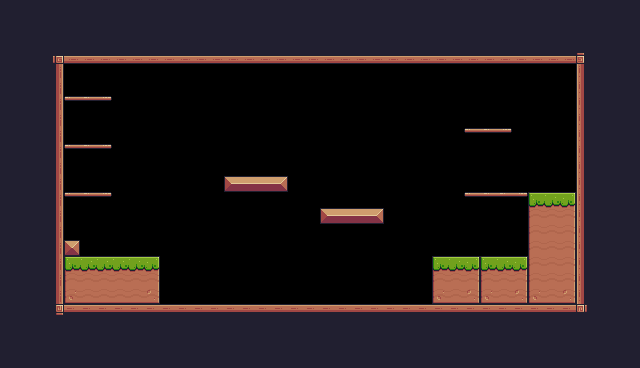

Below is a game level as drawn by its tile map, then a one-line description and the .tmx file that defines it, in full:
An orthogonal 40x23 tile map with 16x16 px tiles, 1 tile layer (Background) and 30 objects (9x Fruit, 5x Platform, 2x Saw, Player, Checkpoint, ...).

<map version="1.10" tiledversion="1.12.1" orientation="orthogonal" renderorder="right-down" width="40" height="23" tilewidth="16" tileheight="16" infinite="0" nextlayerid="4" nextobjectid="44">
 <properties>
  <property name="BackgroundColor" value="Gray" />
 </properties>
 <tileset firstgid="1" source="Pixel Adventure.tsx" />
 <layer id="1" name="Background" width="40" height="23">
  <data encoding="csv">
24,24,24,24,24,24,24,24,24,24,24,24,24,24,24,24,24,24,24,24,24,24,24,24,24,24,24,24,24,24,24,24,24,24,24,24,24,24,24,24,
24,24,24,24,24,24,24,24,24,24,24,24,24,24,24,24,24,24,24,24,24,24,24,24,24,24,24,24,24,24,24,24,24,24,24,24,24,24,24,24,
24,24,24,24,24,24,24,24,24,24,24,24,24,24,24,24,24,24,24,24,24,24,24,24,24,24,24,24,24,24,24,24,24,24,24,24,24,24,24,24,
24,24,24,92,134,134,134,134,134,134,134,134,134,134,134,134,134,134,134,134,134,134,134,134,134,134,134,134,134,134,134,134,134,134,134,134,93,24,24,24,
24,24,24,113,0,0,0,0,0,0,0,0,0,0,0,0,0,0,0,0,0,0,0,0,0,0,0,0,0,0,0,0,0,0,0,0,111,24,24,24,
24,24,24,113,0,0,0,0,0,0,0,0,0,0,0,0,0,0,0,0,0,0,0,0,0,0,0,0,0,0,0,0,0,0,0,0,111,24,24,24,
24,24,24,113,40,41,42,0,0,0,0,0,0,0,0,0,0,0,0,0,0,0,0,0,0,0,0,0,0,0,0,0,0,0,0,0,111,24,24,24,
24,112,112,113,0,0,0,0,0,0,0,0,0,0,0,0,0,0,0,0,0,0,0,0,0,0,0,0,0,0,0,0,0,0,0,0,111,24,24,24,
24,112,112,113,0,0,0,0,0,0,0,0,0,0,0,0,0,0,0,0,0,0,0,0,0,0,0,0,0,40,41,42,0,0,0,0,111,24,24,24,
24,112,24,113,40,41,42,0,0,0,0,0,0,0,0,0,0,0,0,0,0,0,0,0,0,0,0,0,0,0,0,0,0,0,0,0,111,24,24,24,
24,24,24,113,0,0,0,0,0,0,0,0,0,0,0,0,0,0,0,0,0,0,0,0,0,0,0,0,0,0,0,0,0,0,0,0,111,24,24,24,
24,24,24,113,0,0,0,0,0,0,0,0,0,0,13,14,14,15,0,0,0,0,0,0,0,0,0,0,0,0,0,0,0,0,0,0,111,24,24,24,
24,24,24,113,40,41,42,0,0,0,0,0,0,0,0,0,0,0,0,0,0,0,0,0,0,0,0,0,0,40,41,41,42,7,8,9,111,24,24,24,
24,24,24,113,0,0,0,0,0,0,0,0,0,0,0,0,0,0,0,0,13,14,14,15,0,0,0,0,0,0,0,0,0,29,30,31,111,24,24,24,
24,24,24,113,0,0,0,0,0,0,0,0,0,0,0,0,0,0,0,0,0,0,0,0,0,0,0,0,0,0,0,0,0,29,30,31,111,24,24,24,
24,24,24,113,35,0,0,0,0,0,0,0,0,0,0,0,0,0,0,0,0,0,0,0,0,0,0,0,0,0,0,0,0,29,30,31,111,24,24,24,
24,24,24,113,7,8,8,8,8,9,0,0,0,0,0,0,0,0,0,0,0,0,0,0,0,0,0,7,8,9,7,8,9,29,30,31,111,24,24,24,
24,24,24,113,29,30,30,30,30,31,0,0,0,0,0,0,0,0,0,0,0,0,0,0,0,0,0,29,30,31,29,30,31,29,30,31,111,24,24,24,
24,24,24,113,51,52,52,52,52,53,0,0,0,0,0,0,0,0,0,0,0,0,0,0,0,0,0,51,52,53,51,52,53,51,52,53,111,24,24,24,
24,24,24,114,90,90,90,90,90,90,90,90,90,90,90,90,90,90,90,90,90,90,90,90,90,90,90,90,90,90,90,90,90,90,90,90,115,24,24,24,
24,24,24,24,24,24,24,24,112,112,112,112,112,112,24,24,24,24,24,24,24,24,24,24,24,24,24,24,24,24,24,24,24,24,24,24,24,24,24,24,
24,24,24,24,24,24,24,24,24,24,24,24,112,112,112,24,24,24,24,24,24,24,24,24,24,24,24,24,24,24,24,24,24,24,24,24,24,24,24,24,
24,24,24,24,24,24,24,24,24,24,24,24,24,24,24,24,24,24,24,24,24,24,24,24,24,24,24,24,24,24,24,24,24,24,24,24,24,24,24,24
</data>
 </layer>
 <objectgroup id="2" name="Spawnpoints">
  <object id="11" name="Player" type="Player" x="128" y="224" width="31" height="29" />
  <object id="26" name="Bananas" type="Fruit" x="80" y="112" width="32" height="32" />
  <object id="27" name="Orange" type="Fruit" x="80" y="160" width="32" height="32" />
  <object id="28" name="Apple" type="Fruit" x="80" y="224" width="32" height="32" />
  <object id="29" name="Cherries" type="Fruit" x="336" y="176" width="32" height="32" />
  <object id="30" name="Cherries" type="Fruit" x="208" y="112" width="32" height="32" />
  <object id="31" name="Cherries" type="Fruit" x="240" y="144" width="32" height="32" />
  <object id="32" name="Cherries" type="Fruit" x="336" y="128" width="32" height="32" />
  <object id="33" name="Kiwi" type="Fruit" x="464" y="160" width="32" height="32" />
  <object id="34" name="Kiwi" type="Fruit" x="480" y="96" width="32" height="32" />
  <object id="35" type="Saw" x="304" y="288" width="32" height="32">
   <properties>
    <property name="isVertical" type="bool" value="false" />
    <property name="offNeg" type="float" value="8" />
    <property name="offPos" type="float" value="7" />
   </properties>
  </object>
  <object id="38" type="Saw" x="400" y="144" width="32" height="32">
   <properties>
    <property name="isVertical" type="bool" value="true" />
    <property name="offNeg" type="float" value="4" />
    <property name="offPos" type="float" value="3" />
   </properties>
  </object>
  <object id="41" x="528" y="192" width="48" />
  <object id="42" type="Checkpoint" x="512" y="128" width="64" height="64" />
  <object id="43" name="Chicken" type="Chicken" x="336" y="272" width="32" height="32">
   <properties>
    <property name="offNeg" type="float" value="10" />
    <property name="offPos" type="float" value="5" />
   </properties>
  </object>
 </objectgroup>
 <objectgroup id="3" name="Collusions">
  <object id="12" x="48" y="48" width="16" height="288" />
  <object id="13" x="64" y="304" width="528" height="16" />
  <object id="14" x="576" y="48" width="16" height="256" />
  <object id="15" x="48" y="48" width="544" height="16" />
  <object id="16" x="64" y="240" width="16" height="16" />
  <object id="17" x="64" y="256" width="96" height="48" />
  <object id="18" x="432" y="256" width="96" height="48" />
  <object id="19" x="320" y="208" width="64" height="16" />
  <object id="20" x="224" y="176" width="64" height="16" />
  <object id="21" type="Platform" x="464" y="192" width="64" height="16" />
  <object id="22" type="Platform" x="464" y="128" width="48" height="16" />
  <object id="23" type="Platform" x="64" y="192" width="48" height="16" />
  <object id="24" type="Platform" x="64" y="144" width="48" height="16" />
  <object id="25" type="Platform" x="64" y="96" width="48" height="16" />
  <object id="39" x="528" y="192" width="48" height="112" />
 </objectgroup>
</map>
